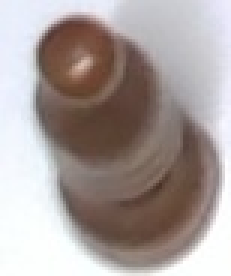
#> input picture images/Black_Bishop/cropped/image_1.jpg, 77 x 92 px (shown 3 times larger); its folder holds only this picture in this run
$ python sift_create.py
#> lines starting #> are read from the running program, lines starting #| are printed output that depends on the picture
import cv2
import numpy as np
import os
import pickle

def keypoint_to_tuple(keypoint):
    return (keypoint.pt, keypoint.size, keypoint.angle, keypoint.response, keypoint.octave, keypoint.class_id)

def create_sift_keypoints(root_dir):
#> called with root_dir = 'images'
    sift = cv2.SIFT_create()
    keypoints_database = {}

    for folder in os.listdir(root_dir):
        folder_path = os.path.join(root_dir, folder, 'cropped')
        if os.path.isdir(folder_path):
            keypoints_database[folder] = []

            for filename in os.listdir(folder_path):
                if filename.endswith(".jpg"):
                    image_path = os.path.join(folder_path, filename)
                    image = cv2.imread(image_path, cv2.IMREAD_GRAYSCALE)
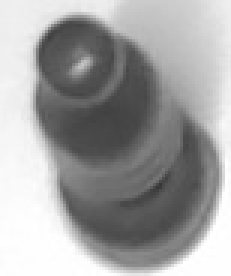
#> image: shape (92, 77) (shown 3 times larger); min 55, max 255, mean 162.2

                    # Detect SIFT features
                    keypoints, descriptors = sift.detectAndCompute(image, None)
#> keypoints = 12 keypoints; strongest (x, y, size): (33, 34, 28), (20, 13, 10.2), (33, 74, 13), (27, 22, 4.3)

                    # Convert keypoints to a pickle-able format
                    keypoints = [keypoint_to_tuple(kp) for kp in keypoints]
#> keypoints = 12 items

                    # Store keypoints and descriptors
                    keypoints_database[folder].append((keypoints, descriptors))

            print(f"Processed {folder}")

    # Save keypoints database to a file
    with open('keypoints_database.pkl', 'wb') as f:
        pickle.dump(keypoints_database, f)

    print("Keypoint detection completed and saved.")

def main():
    root_dir = "images"
    create_sift_keypoints(root_dir)

if __name__ == "__main__":
    main()

$ run again, on images/Black_Bishop/cropped/image_5.jpg
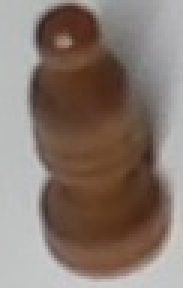
#> input picture images/Black_Bishop/cropped/image_5.jpg, 61 x 96 px (shown 3 times larger)
#> in create_sift_keypoints, `image = cv2.imread(image_path, cv2.IMREAD_GRAYSCALE)`:
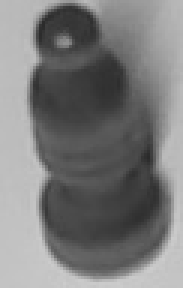
#> image: shape (96, 61) (shown 3 times larger); min 42, max 204, mean 122.6
#> in create_sift_keypoints, `keypoints, descriptors = sift.detectAndCompute(image, None)`: keypoints = 15 keypoints; strongest (x, y, size): (28, 28, 23.1), (15, 10, 6.2), (32, 71, 22), (21, 14, 3.1)
#> in create_sift_keypoints, `keypoints = [keypoint_to_tuple(kp) for kp in keypoints]`: keypoints = 15 items
